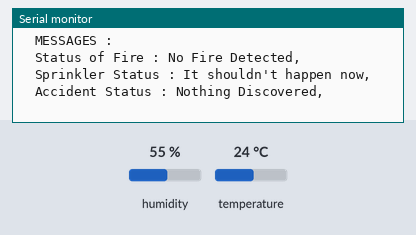
This sketch was run on a simulated ESP32. Shown: the last lines printed to the serial monitor. The test bench sets the inputs (shaded band); at power-on: temperature 24 °C, humidity 55 %. The local clock reads 2024-03-15 10:24:30 at power-on unless the sketch sets it; random numbers use the default seed unless the sketch sets one.

Above: at 1.8 s.
1.9 s: temperature set to 12 °C
At 2.6 s:
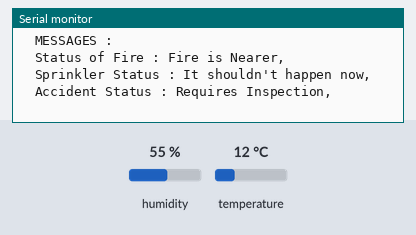
3.5 s: temperature set to 19 °C
At 8.1 s:
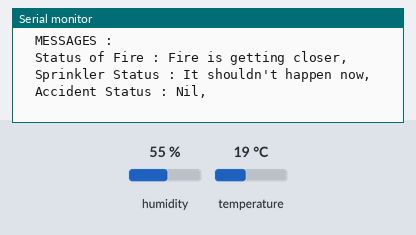
Timing chart, 0 to 9.6 s (numbered marks = the images above; inputs shaded):
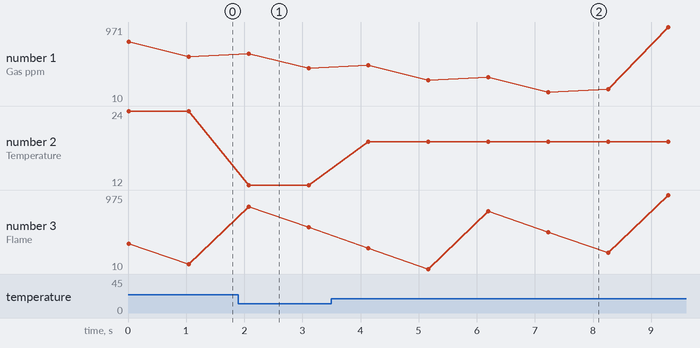

The sketch:

esp32-dht22.ino
```cpp
#include "DHTesp.h"
#include <cstdlib>
#include <time.h>

const int DHT_PIN = 15;

bool is_exhaust_fan_on = false;
bool is_sprinkler_on = false;

float temperature  = 0;

int gas_ppm = 0;
int flame = 0;
int flow = 0;

String flame_status = "";
String accident_status = "";
String sprinkler_status = "";

DHTesp dhtSensor;


void setup() {
  Serial.begin(99900);

  /**** sensor pin setups ****/
  dhtSensor.setup(DHT_PIN, DHTesp::DHT22);
  //if real gas sensor is used make sure the senor is heated up for acurate readings
  /*
    - Here random values for readings and stdout were used to show the
      working  of the devices as physical or simulated devices are not
      available.
  */
}

void loop() {

  TempAndHumidity  data = dhtSensor.getTempAndHumidity();

  //setting a random seed
  srand(time(0));

  //initial variable activities like declaring , assigning
  temperature  = data.temperature;
  gas_ppm = rand()%1000;
  int flamereading = rand()%1024;
  flame = map(flamereading,0,1024,0,1024);
  int flamerange = map(flamereading,0,1024,0,3);
  int flow = ((rand()%100)>50?1:0);

  //set a flame status based on how close it is.....
  switch (flamerange) {
  case 2:    // A fire closer than 1.5 feet away.
    flame_status = "Fire is Nearer";
    break;
  case 1:    // A fire between 1-3 feet away.
    flame_status = "Fire is getting closer";
    break;
  case 0:    // No fire detected.
    flame_status = "No Fire Detected";
    break;
  }

  //toggle the fan according to gas in ppm in the room
  if(gas_ppm > 100){
    is_exhaust_fan_on = true;
  }
  else{
    is_exhaust_fan_on = false;
  }

  //find the accident status 'cause fake alert may be caused by some mischief activities
  if(temperature < 42 && flamerange ==2){
    accident_status = "Requires Inspection";
    is_sprinkler_on = false;
  }
  else if(temperature < 40 && flamerange ==0){
    accident_status = "Nothing Discovered";
    is_sprinkler_on = false;
  }
  else if(temperature > 50 && flamerange == 1){
    is_sprinkler_on = true;
    accident_status = "Moderate Fire";
  }
  else if(temperature > 55 && flamerange == 2){
    is_sprinkler_on = true;
    accident_status = "Terrible Fire";
  }else{
    is_sprinkler_on = false;
    accident_status = "Nil";
  }


  //send the sprinkler status
  if(is_sprinkler_on){
    if(flow){
      sprinkler_status = "Functioning";
    }
    else{
      sprinkler_status = "Not Functioning";
    }
  }
  else if(is_sprinkler_on == false){
    sprinkler_status = "It shouldn't happen now";
  }
  else{
    sprinkler_status = "something's wrong";
  }

  //Obivously the output.It is like json format 'cause it will help us for future sprints
  String out = "\nSENSOR VALUES : ";
  out+="\n\tGas ppm : "+String(gas_ppm)+",";
  out+="\n\tTemperature : "+String(temperature,2)+",";
  out+="\n\tFlame : "+String(flame)+",";
  out+="\n\tFlow : "+String(flow)+",\n\t";
  out+="\n\tOUTPUT : ";
  out+="\n\tExhaust fan on : "+String((is_exhaust_fan_on)?"true":"false")+",";
  out+="\n\tSprinkler on : "+String((is_sprinkler_on)?"true":"false")+",";
  out+="\n\t";
  out+="\n\tMESSAGES : ";
  out+="\n\tStatus of Fire : "+flame_status+",";
  out+="\n\tSprinkler Status : "+sprinkler_status+",";
  out+="\n\tAccident Status : "+accident_status+",";
  out+="\n\t";

  Serial.println(out);
  delay(1000);
}
```

Measured:
- after the input at 1.9 s, the serial monitor: prints a new line after 0.17 s (image 1)
- after the input at 3.5 s, the serial monitor: prints a new line after 0.64 s (image 2)
- plotted number 2: 24 → 12 after the input at 1.9 s, 12 → 19 after the input at 3.5 s
